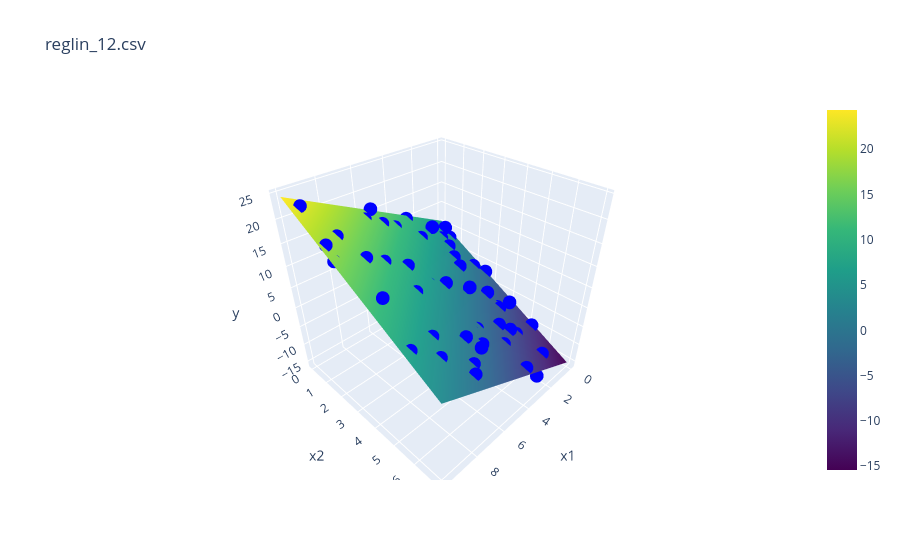

Notebook source saved alongside this figure:
### Code cell
fig = go.Figure(data=[go.Surface(x=x1_siatka, y=x2_siatka, z=y_siatka, colorscale=[[0, 'red'], [1, 'red']], showscale=False, opacity=0.6)])
fig.add_scatter3d(x=df12['x1'], y=df12['x2'], z=df12['y'], mode='markers', marker=dict(color='blue'))
fig.update_layout(title='reglin_12.csv', scene=dict(xaxis_title='x1', yaxis_title='x2', zaxis_title='y'))
fig.show()

### Figure 1 — Plotly figure (JSON) as saved in the notebook; plotly's stock layout.template omitted (floating-point values rounded to 4 significant figures; data arrays with more than 128 entries replaced by an {"elided": "..."} marker saying what was removed)
{"data": [{"colorscale": [[0, "#440154"], [0.1111, "#482878"], [0.2222, "#3e4989"], [0.3333, "#31688e"], [0.4444, "#26828e"], [0.5556, "#1f9e89"], [0.6667, "#35b779"], [0.7778, "#6ece58"], [0.8889, "#b5de2b"], [1, "#fde725"]], "type": "surface", "x": {"elided": "100x100 float values"}, "y": {"elided": "100x100 float values"}, "z": {"elided": "100x100 float values"}}, {"marker": {"color": "blue"}, "mode": "markers", "type": "scatter3d", "x": [3.745, 9.507, 7.32, 5.987, 1.56, 1.56, 0.5808, 8.662, 6.011, 7.081, 0.2058, 9.699, 8.324, 2.123, 1.818, 1.834, 3.042, 5.248, 4.319, 2.912, 6.119, 1.395, 2.921, 3.664, 4.561, 7.852, 1.997, 5.142, 5.924, 0.4645, 6.075, 1.705, 0.6505, 9.489, 9.656, 8.084, 3.046, 0.9767, 6.842, 4.402, 1.22, 4.952, 0.3439, 9.093, 2.588, 6.625, 3.117, 5.201, 5.467, 1.849], "y": [6.787, 5.426, 6.576, 6.264, 4.185, 6.453, 0.6194, 1.372, 0.3166, 2.277, 2.721, 1.899, 5.801, 2.497, 1.967, 3.799, 0.9865, 5.615, 0.5219, 6.908, 5.406, 1.391, 0.03865, 5.708, 4.948, 5.103, 5.399, 0.5183, 2.509, 0.8111, 6.042, 4.363, 2.316, 0.4449, 2.177, 2.276, 5.107, 4.463, 6.21, 3.306, 0.8372, 4.993, 5.325, 3.929, 5.397, 3.457, 3.659, 2.993, 0.1779, 0.7552], "z": [-7.424, 7.019, 0.1597, -3.636, -5.005, -10.65, 5.888, 17.56, 15.1, 11.73, -1.881, 18.56, 3.745, 2.454, 3.014, -1.622, 7.745, -1.633, 11.25, -11.57, 1.529, 3.863, 10.36, -5.261, -1.681, 4.837, -7.637, 13.25, 9.374, 3.433, 1.122, -4.594, -0.5105, 22.78, 15.97, 14.25, -3.624, -4.14, -0.1539, 4.501, 4.503, -1.522, -9.356, 12.19, -5.074, 7.156, 1.877, 4.959, 16.35, 8.148]}], "layout": {"scene": {"xaxis": {"title": {"text": "x1"}}, "yaxis": {"title": {"text": "x2"}}, "zaxis": {"title": {"text": "y"}}}, "title": {"text": "reglin_12.csv"}}}
